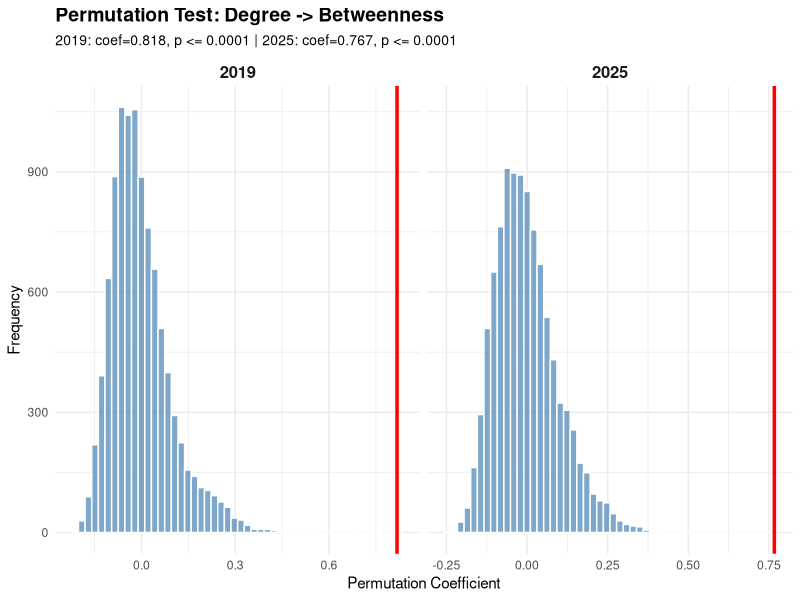
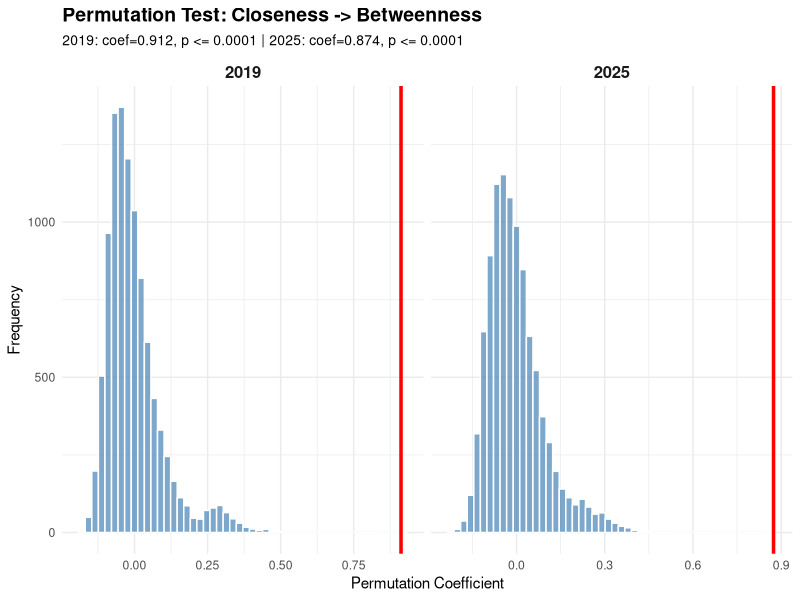
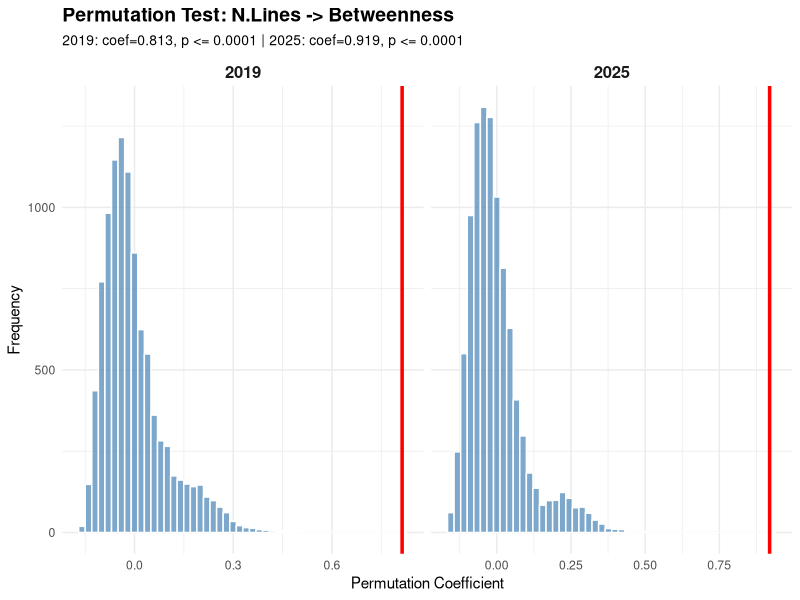

Reproduce these figures in R, in order.
# =============================================================================
# Permutation-based Inference for Network Centrality Analysis
# =============================================================================
#
# Tests whether observed associations between network metrics are stronger
# than expected under random assignment of centrality values.
#
# Methodology:
# - All predictors (degree, closeness, n_lines) are z-standardized
# - Betweenness is normalized by igraph, then z-standardized
# - P-values: p = (1 + count) / (B + 1), one-sided tests
# - B = 10,000 permutations
#
# =============================================================================

library(tidyverse)
library(igraph)

# =============================================================================
# HELPER FUNCTIONS
# =============================================================================

#' Create adjacency matrix from edge data
#' All stops on the same line are connected to each other
create_adjacency_matrix <- function(data) {
    all_stops <- unique(c(data$Von_Haltestelle, data$Nach_Haltestelle))
    n_stops <- length(all_stops)

    # Initialize empty matrix
    adj_matrix <- matrix(0,
        nrow = n_stops, ncol = n_stops,
        dimnames = list(all_stops, all_stops)
    )

    # For each line, connect all stops on that line
    for (line in unique(data$Linie)) {
        line_stops <- unique(c(
            data$Von_Haltestelle[data$Linie == line],
            data$Nach_Haltestelle[data$Linie == line]
        ))
        # Make all stops on this line adjacent to each other
        for (s1 in line_stops) {
            for (s2 in line_stops) {
                if (s1 != s2) {
                    adj_matrix[s1, s2] <- 1
                }
            }
        }
    }
    return(adj_matrix)
}

#' Create undirected graph from adjacency matrix
create_graph <- function(adj_matrix) {
    # Make symmetric (undirected)
    sym_matrix <- pmax(adj_matrix, t(adj_matrix))
    g <- graph_from_adjacency_matrix(sym_matrix, mode = "undirected", diag = FALSE)
    return(g)
}

#' Calculate centrality measures for all nodes
calculate_centralities <- function(g, data) {
    stops <- V(g)$name
    n_stops <- length(stops)

    # Degree centrality
    deg <- degree(g)

    # Betweenness centrality (normalized)
    bet <- betweenness(g, normalized = TRUE)

    # Closeness centrality - only meaningful for connected components
    # Use largest connected component
    comp <- components(g)
    largest_comp <- which.max(comp$csize)
    in_largest <- comp$membership == largest_comp

    close <- rep(NA_real_, n_stops)
    names(close) <- stops
    if (sum(in_largest) > 1) {
        g_sub <- induced_subgraph(g, which(in_largest))
        close[in_largest] <- closeness(g_sub, normalized = TRUE)
    }

    # Number of lines per stop
    stop_lines <- data %>%
        pivot_longer(
            cols = c(Von_Haltestelle, Nach_Haltestelle),
            values_to = "stop", names_to = "type"
        ) %>%
        group_by(stop) %>%
        summarise(n_lines = n_distinct(Linie), .groups = "drop")

    # Build result data frame
    result <- data.frame(
        stop = stops,
        degree = as.numeric(deg[stops]),
        betweenness = as.numeric(bet[stops]),
        closeness = as.numeric(close[stops]),
        stringsAsFactors = FALSE
    )

    # Add n_lines by matching
    result$n_lines <- stop_lines$n_lines[match(result$stop, stop_lines$stop)]

    return(result)
}

#' Run permutation test for association between predictor and outcome
#' @param df Data frame with columns for predictor and outcome
#' @param predictor Name of predictor column
#' @param outcome Name of outcome column
#' @param n_perms Number of permutations
#' @param seed Random seed
#' @return List with observed coefficient, R-squared, p-value, and permutation distribution
permutation_test <- function(df, predictor, outcome, n_perms = 10000, seed = 42) {
    set.seed(seed)

    # Remove NA values
    df_clean <- df[complete.cases(df[, c(predictor, outcome)]), ]
    n <- nrow(df_clean)

    if (n < 3) {
        warning("Not enough observations for permutation test")
        return(list(
            observed_coef = NA, r_squared = NA, p_value = NA,
            perm_distribution = NA, n_obs = n
        ))
    }

    # Z-standardize both variables
    x <- df_clean[[predictor]]
    y <- df_clean[[outcome]]

    x_std <- (x - mean(x)) / sd(x)
    y_std <- (y - mean(y)) / sd(y)

    # Observed coefficient (equals correlation for standardized variables)
    observed_coef <- sum(x_std * y_std) / (n - 1)
    observed_r_sq <- observed_coef^2

    # Permutation distribution
    perm_coefs <- numeric(n_perms)
    for (i in seq_len(n_perms)) {
        y_perm <- sample(y_std)
        perm_coefs[i] <- sum(x_std * y_perm) / (n - 1)
    }

    # One-sided p-value (testing if observed is greater than expected)
    count <- sum(perm_coefs >= observed_coef)
    p_value <- (1 + count) / (n_perms + 1)

    return(list(
        observed_coef = observed_coef,
        r_squared = observed_r_sq,
        p_value = p_value,
        perm_distribution = perm_coefs,
        n_obs = n
    ))
}

#' Format p-value for display
format_pvalue <- function(p) {
    if (is.na(p)) {
        return("NA")
    }
    if (p <= 0.0001) {
        return("p <= 0.0001")
    }
    return(sprintf("p = %.4f", p))
}

#' Print test results
print_test_result <- function(result, year) {
    cat(sprintf("%s:\n", year))
    cat(sprintf("  Observed coefficient: %.4f\n", result$observed_coef))
    cat(sprintf("  R-squared: %.4f\n", result$r_squared))
    cat(sprintf("  %s\n", format_pvalue(result$p_value)))
    sig <- if (result$p_value < 0.05) "SIGNIFICANT" else "NOT significant"
    cat(sprintf("  Interpretation: %s\n", sig))
}

# =============================================================================
# MAIN ANALYSIS
# =============================================================================

cat("Loading data...\n\n")

# Read data
data_2019 <- read_delim("2019fix.csv", delim = ";", show_col_types = FALSE)
data_2025 <- read_delim("2025fix.csv", delim = ";", show_col_types = FALSE)

# Build networks
cat("Building networks...\n")
adj_2019 <- create_adjacency_matrix(data_2019)
adj_2025 <- create_adjacency_matrix(data_2025)

g_2019 <- create_graph(adj_2019)
g_2025 <- create_graph(adj_2025)

# Calculate centralities
cat("Calculating centralities...\n\n")
cent_2019 <- calculate_centralities(g_2019, data_2019)
cent_2025 <- calculate_centralities(g_2025, data_2025)

# Print header
cat("=======================================================\n")
cat("  PERMUTATION-BASED INFERENCE FOR CENTRALITY METRICS\n")
cat("=======================================================\n\n")

cat("Methodology:\n")
cat("- All predictors are z-standardized\n")
cat("- Betweenness is normalized [0,1] then z-standardized\n")
cat("- P-values: p = (1 + count) / (B + 1), one-sided\n")
cat("- B = 10,000 permutations\n\n")

# -----------------------------------------------------------------------------
# TEST 1: Degree -> Betweenness
# -----------------------------------------------------------------------------
cat("TEST 1: Degree -> Betweenness\n")
cat("-----------------------------------------------------------\n")

result_deg_2019 <- permutation_test(cent_2019, "degree", "betweenness")
result_deg_2025 <- permutation_test(cent_2025, "degree", "betweenness")

print_test_result(result_deg_2019, "2019")
cat("\n")
print_test_result(result_deg_2025, "2025")
cat("\n")

# -----------------------------------------------------------------------------
# TEST 2: Closeness -> Betweenness
# -----------------------------------------------------------------------------
cat("TEST 2: Closeness -> Betweenness\n")
cat("-----------------------------------------------------------\n")

result_close_2019 <- permutation_test(cent_2019, "closeness", "betweenness")
result_close_2025 <- permutation_test(cent_2025, "closeness", "betweenness")

print_test_result(result_close_2019, "2019")
cat("\n")
print_test_result(result_close_2025, "2025")
cat("\n")

# -----------------------------------------------------------------------------
# TEST 3: N.Lines -> Betweenness
# -----------------------------------------------------------------------------
cat("TEST 3: N.Lines -> Betweenness\n")
cat("-----------------------------------------------------------\n")

result_lines_2019 <- permutation_test(cent_2019, "n_lines", "betweenness")
result_lines_2025 <- permutation_test(cent_2025, "n_lines", "betweenness")

print_test_result(result_lines_2019, "2019")
cat("\n")
print_test_result(result_lines_2025, "2025")
cat("\n")

# =============================================================================
# VISUALIZATION
# =============================================================================

cat("Generating visualizations...\n")

# Helper function to create a permutation plot for both years
create_perm_plot <- function(result_2019, result_2025, title) {
    # Combine data for both years
    plot_data <- data.frame(
        coef = c(result_2019$perm_distribution, result_2025$perm_distribution),
        year = factor(rep(
            c("2019", "2025"),
            c(
                length(result_2019$perm_distribution),
                length(result_2025$perm_distribution)
            )
        ))
    )

    # Observed values for vertical lines
    observed_data <- data.frame(
        year = factor(c("2019", "2025")),
        observed = c(result_2019$observed_coef, result_2025$observed_coef)
    )

    ggplot(plot_data, aes(x = coef)) +
        geom_histogram(bins = 50, fill = "steelblue", alpha = 0.7, color = "white") +
        geom_vline(
            data = observed_data, aes(xintercept = observed),
            color = "red", linewidth = 1.2, linetype = "solid"
        ) +
        facet_wrap(~year, scales = "free_x") +
        labs(
            title = title,
            subtitle = sprintf(
                "2019: coef=%.3f, %s | 2025: coef=%.3f, %s",
                result_2019$observed_coef, format_pvalue(result_2019$p_value),
                result_2025$observed_coef, format_pvalue(result_2025$p_value)
            ),
            x = "Permutation Coefficient",
            y = "Frequency"
        ) +
        theme_minimal() +
        theme(
            plot.title = element_text(face = "bold", size = 14),
            plot.subtitle = element_text(size = 10),
            strip.text = element_text(face = "bold", size = 12)
        )
}

# Create and save plots with error handling
tryCatch(
    {
        p1 <- create_perm_plot(
            result_deg_2019, result_deg_2025,
            "Permutation Test: Degree -> Betweenness"
        )
        ggsave("permutation_degree_betweenness.png", p1, width = 10, height = 5, dpi = 300)

        p2 <- create_perm_plot(
            result_close_2019, result_close_2025,
            "Permutation Test: Closeness -> Betweenness"
        )
        ggsave("permutation_closeness_betweenness.png", p2, width = 10, height = 5, dpi = 300)

        p3 <- create_perm_plot(
            result_lines_2019, result_lines_2025,
            "Permutation Test: N.Lines -> Betweenness"
        )
        ggsave("permutation_lines_betweenness.png", p3, width = 10, height = 5, dpi = 300)

        cat("Plots saved.\n\n")
    },
    error = function(e) {
        cat("\nWarning: Could not generate plots due to error:\n")
        cat(paste0("  ", e$message, "\n"))
        cat("  Try running: remove.packages('gtable'); install.packages('gtable')\n")
        cat("  Then restart R and run the script again.\n\n")
    }
)

# =============================================================================
# SUMMARY TABLE
# =============================================================================

summary_table <- data.frame(
    Predictor = rep(c("Degree", "Closeness", "N.Lines"), each = 2),
    Year = rep(c(2019, 2025), 3),
    Coefficient = c(
        result_deg_2019$observed_coef, result_deg_2025$observed_coef,
        result_close_2019$observed_coef, result_close_2025$observed_coef,
        result_lines_2019$observed_coef, result_lines_2025$observed_coef
    ),
    R_squared = c(
        result_deg_2019$r_squared, result_deg_2025$r_squared,
        result_close_2019$r_squared, result_close_2025$r_squared,
        result_lines_2019$r_squared, result_lines_2025$r_squared
    ),
    P_value = c(
        result_deg_2019$p_value, result_deg_2025$p_value,
        result_close_2019$p_value, result_close_2025$p_value,
        result_lines_2019$p_value, result_lines_2025$p_value
    ),
    stringsAsFactors = FALSE
)

summary_table$Significant <- ifelse(summary_table$P_value < 0.05, "YES", "NO")
summary_table$P_value <- sapply(summary_table$P_value, function(p) sprintf("%.4e", p))

write.csv(summary_table, "permutation_test_summary.csv", row.names = FALSE)

cat("=======================================================\n")
cat("SUMMARY TABLE\n")
cat("=======================================================\n\n")
print(summary_table)

cat("\n\nAnalysis complete. Results saved.\n")
